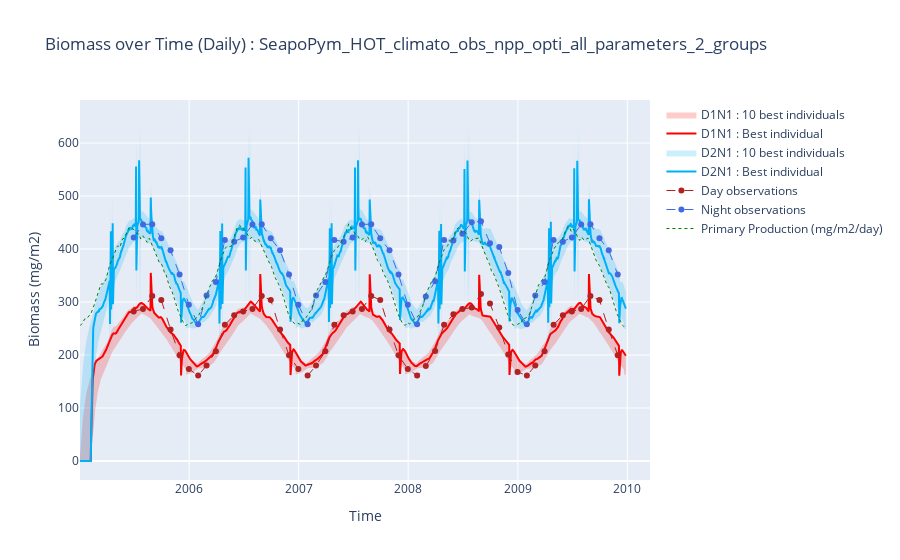

The code cell stored with this chart in its notebook:
### Markdown cell above
### Daily with best individuals

### Code cell
x = best_model.export_biomass().time.to_series()
x_rev = pd.concat([x, x[::-1]])

fig = go.Figure()

# D1N1 data
y_D1N1 = (
    best_model.export_biomass()
    .sel(functional_group=0)
    .pint.quantify()
    .pint.to("mg/m2")
    .pint.dequantify()
    .data.flatten()
)
y_D1N1_upper = max_biomass_D1N1.pint.quantify().pint.to("milligram / meter ** 2")
y_D1N1_lower = min_biomass_D1N1.pint.quantify().pint.to("milligram / meter ** 2")[::-1]
y_D1N1_rev = np.concatenate([y_D1N1_upper, y_D1N1_lower])

# D2N1 data
y_D2N1 = (
    best_model.export_biomass()
    .sel(functional_group=1)
    .pint.quantify()
    .pint.to("mg/m2")
    .pint.dequantify()
    .data.flatten()
) + y_D1N1
y_D2N1_upper = max_biomass_D2N1.pint.quantify().pint.to("milligram / meter ** 2") + y_D1N1_upper
y_D2N1_lower = min_biomass_D2N1.pint.quantify().pint.to("milligram / meter ** 2")[::-1] + y_D1N1_lower
y_D2N1_rev = np.concatenate([y_D2N1_upper, y_D2N1_lower])

fig = go.Figure()

# D1N1 traces
fig.add_trace(
    go.Scatter(
        x=x_rev,
        y=y_D1N1_rev,
        fill="toself",
        fillcolor="rgba(255,0,0,0.2)",
        line_color="rgba(255,255,255,0)",
        name=f"D1N1 : {NB_INDIVIDUAL_TO_SHOW} best individuals",
    )
)

fig.add_trace(
    go.Scatter(
        x=x,
        y=y_D1N1,
        line_color="rgb(255,0,0)",
        name="D1N1 : Best individual",
    )
)

# D2N1 traces
fig.add_trace(
    go.Scatter(
        x=x_rev,
        y=y_D2N1_rev,
        fill="toself",
        fillcolor="rgba(0,176,246,0.2)",
        line_color="rgba(255,255,255,0)",
        name=f"D2N1 : {NB_INDIVIDUAL_TO_SHOW} best individuals",
    )
)

fig.add_trace(
    go.Scatter(
        x=x,
        y=y_D2N1,
        line_color="rgb(0,176,246)",
        name="D2N1 : Best individual",
    )
)

# OBSERVATIONS ------------------------------------------------ #

fig.add_trace(
    go.Scatter(
        x=observations_selected_without_init.day.time.data.flatten(),
        y=observations_selected_without_init.day.pint.quantify().pint.to("mg/m2").pint.dequantify().data.flatten(),
        mode="lines+markers",
        name="Day observations",
        line={"dash": "dash", "color": "firebrick", "width": 1},
    )
)

fig.add_trace(
    go.Scatter(
        x=observations_selected_without_init.night.time.data.flatten(),
        y=observations_selected_without_init.night.pint.quantify().pint.to("mg/m2").pint.dequantify().data.flatten(),
        mode="lines+markers",
        name="Night observations",
        line={"dash": "dash", "color": "royalblue", "width": 1},
    )
)

# PRIMARY PRODUCTION ----------------------------------------- #

fig.add_trace(
    go.Scatter(
        x=best_model.state.primary_production.time.data.flatten(),
        y=best_model.state.primary_production.pint.quantify().pint.to("mg/m2/day").pint.dequantify().data.flatten(),
        mode="lines",
        name="Primary Production (mg/m2/day)",
        line={"dash": "dot", "color": "green", "width": 1},
    )
)

fig.update_layout(
    xaxis_title="Time",
    yaxis_title="Biomass (mg/m2)",
    title=f"Biomass over Time (Daily) : {export_file_name}",
    showlegend=True,
)

fig.show()

### Figure 1 — Plotly figure (JSON) as saved in the notebook; plotly's stock layout.template omitted (floating-point values rounded to 4 significant figures; data arrays with more than 128 entries replaced by an {"elided": "..."} marker saying what was removed)
{"data": [{"fill": "toself", "fillcolor": "rgba(255,0,0,0.2)", "line": {"color": "rgba(255,255,255,0)"}, "name": "D1N1 : 10 best individuals", "type": "scatter", "x": {"elided": "3642 str values"}, "y": {"elided": "3642 float values"}}, {"line": {"color": "rgb(255,0,0)"}, "name": "D1N1 : Best individual", "type": "scatter", "x": {"elided": "1821 str values"}, "y": {"elided": "1821 float values"}}, {"fill": "toself", "fillcolor": "rgba(0,176,246,0.2)", "line": {"color": "rgba(255,255,255,0)"}, "name": "D2N1 : 10 best individuals", "type": "scatter", "x": {"elided": "3642 str values"}, "y": {"elided": "3642 float values"}}, {"line": {"color": "rgb(0,176,246)"}, "name": "D2N1 : Best individual", "type": "scatter", "x": {"elided": "1821 str values"}, "y": {"elided": "1821 float values"}}, {"line": {"color": "firebrick", "dash": "dash", "width": 1}, "mode": "lines+markers", "name": "Day observations", "type": "scatter", "x": ["2005-06-30T00:00:00.000000000", "2005-07-31T00:00:00.000000000", "2005-08-31T00:00:00.000000000", "2005-09-30T00:00:00.000000000", "2005-10-31T00:00:00.000000000", "2005-11-30T00:00:00.000000000", "2005-12-31T00:00:00.000000000", "2006-01-31T00:00:00.000000000", "2006-02-28T00:00:00.000000000", "2006-03-31T00:00:00.000000000", "2006-04-30T00:00:00.000000000", "2006-05-31T00:00:00.000000000", "2006-06-30T00:00:00.000000000", "2006-07-31T00:00:00.000000000", "2006-08-31T00:00:00.000000000", "2006-09-30T00:00:00.000000000", "2006-10-31T00:00:00.000000000", "2006-11-30T00:00:00.000000000", "2006-12-31T00:00:00.000000000", "2007-01-31T00:00:00.000000000", "2007-02-28T00:00:00.000000000", "2007-03-31T00:00:00.000000000", "2007-04-30T00:00:00.000000000", "2007-05-31T00:00:00.000000000", "2007-06-30T00:00:00.000000000", "2007-07-31T00:00:00.000000000", "2007-08-31T00:00:00.000000000", "2007-09-30T00:00:00.000000000", "2007-10-31T00:00:00.000000000", "2007-11-30T00:00:00.000000000", "2007-12-31T00:00:00.000000000", "2008-01-31T00:00:00.000000000", "2008-02-29T00:00:00.000000000", "2008-03-31T00:00:00.000000000", "2008-04-30T00:00:00.000000000", "2008-05-31T00:00:00.000000000", "2008-06-30T00:00:00.000000000", "2008-07-31T00:00:00.000000000", "2008-08-31T00:00:00.000000000", "2008-09-30T00:00:00.000000000", "2008-10-31T00:00:00.000000000", "2008-11-30T00:00:00.000000000", "2008-12-31T00:00:00.000000000", "2009-01-31T00:00:00.000000000", "2009-02-28T00:00:00.000000000", "2009-03-31T00:00:00.000000000", "2009-04-30T00:00:00.000000000", "2009-05-31T00:00:00.000000000", "2009-06-30T00:00:00.000000000", "2009-07-31T00:00:00.000000000", "2009-08-31T00:00:00.000000000", "2009-09-30T00:00:00.000000000", "2009-10-31T00:00:00.000000000", "2009-11-30T00:00:00.000000000"], "y": [282.2, 287.0, 311.5, 303.8, 248.0, 199.5, 173.6, 161.2, 180.1, 207.0, 257.1, 275.2, 282.2, 287.0, 311.5, 303.8, 248.0, 199.5, 173.6, 161.2, 180.1, 207.0, 257.1, 275.2, 282.2, 287.0, 311.5, 303.8, 248.0, 199.5, 173.6, 161.2, 179.2, 207.8, 257.0, 276.7, 286.9, 289.5, 315.3, 297.1, 252.1, 201.1, 167.9, 161.2, 180.1, 207.0, 257.1, 275.2, 282.2, 287.0, 311.5, 303.8, 248.0, 199.5]}, {"line": {"color": "royalblue", "dash": "dash", "width": 1}, "mode": "lines+markers", "name": "Night observations", "type": "scatter", "x": ["2005-06-30T00:00:00.000000000", "2005-07-31T00:00:00.000000000", "2005-08-31T00:00:00.000000000", "2005-09-30T00:00:00.000000000", "2005-10-31T00:00:00.000000000", "2005-11-30T00:00:00.000000000", "2005-12-31T00:00:00.000000000", "2006-01-31T00:00:00.000000000", "2006-02-28T00:00:00.000000000", "2006-03-31T00:00:00.000000000", "2006-04-30T00:00:00.000000000", "2006-05-31T00:00:00.000000000", "2006-06-30T00:00:00.000000000", "2006-07-31T00:00:00.000000000", "2006-08-31T00:00:00.000000000", "2006-09-30T00:00:00.000000000", "2006-10-31T00:00:00.000000000", "2006-11-30T00:00:00.000000000", "2006-12-31T00:00:00.000000000", "2007-01-31T00:00:00.000000000", "2007-02-28T00:00:00.000000000", "2007-03-31T00:00:00.000000000", "2007-04-30T00:00:00.000000000", "2007-05-31T00:00:00.000000000", "2007-06-30T00:00:00.000000000", "2007-07-31T00:00:00.000000000", "2007-08-31T00:00:00.000000000", "2007-09-30T00:00:00.000000000", "2007-10-31T00:00:00.000000000", "2007-11-30T00:00:00.000000000", "2007-12-31T00:00:00.000000000", "2008-01-31T00:00:00.000000000", "2008-02-29T00:00:00.000000000", "2008-03-31T00:00:00.000000000", "2008-04-30T00:00:00.000000000", "2008-05-31T00:00:00.000000000", "2008-06-30T00:00:00.000000000", "2008-07-31T00:00:00.000000000", "2008-08-31T00:00:00.000000000", "2008-09-30T00:00:00.000000000", "2008-10-31T00:00:00.000000000", "2008-11-30T00:00:00.000000000", "2008-12-31T00:00:00.000000000", "2009-01-31T00:00:00.000000000", "2009-02-28T00:00:00.000000000", "2009-03-31T00:00:00.000000000", "2009-04-30T00:00:00.000000000", "2009-05-31T00:00:00.000000000", "2009-06-30T00:00:00.000000000", "2009-07-31T00:00:00.000000000", "2009-08-31T00:00:00.000000000", "2009-09-30T00:00:00.000000000", "2009-10-31T00:00:00.000000000", "2009-11-30T00:00:00.000000000"], "y": [421.9, 446.5, 447.0, 420.4, 397.5, 351.8, 294.6, 258.0, 312.1, 337.8, 417.2, 414.0, 421.9, 446.5, 447.0, 420.4, 397.5, 351.8, 294.6, 258.0, 312.1, 337.8, 417.2, 414.0, 421.9, 446.5, 447.0, 420.4, 397.5, 351.8, 294.6, 258.0, 310.5, 339.2, 417.1, 416.2, 428.8, 450.3, 452.4, 411.1, 403.9, 354.6, 285.0, 258.0, 312.1, 337.8, 417.2, 414.0, 421.9, 446.5, 447.0, 420.4, 397.5, 351.8]}, {"line": {"color": "green", "dash": "dot", "width": 1}, "mode": "lines", "name": "Primary Production (mg/m2/day)", "type": "scatter", "x": {"elided": "1821 str values"}, "y": {"elided": "1821 float values"}}], "layout": {"showlegend": true, "title": {"text": "Biomass over Time (Daily) : SeapoPym_HOT_climato_obs_npp_opti_all_parameters_2_groups"}, "xaxis": {"title": {"text": "Time"}}, "yaxis": {"title": {"text": "Biomass (mg/m2)"}}}}
